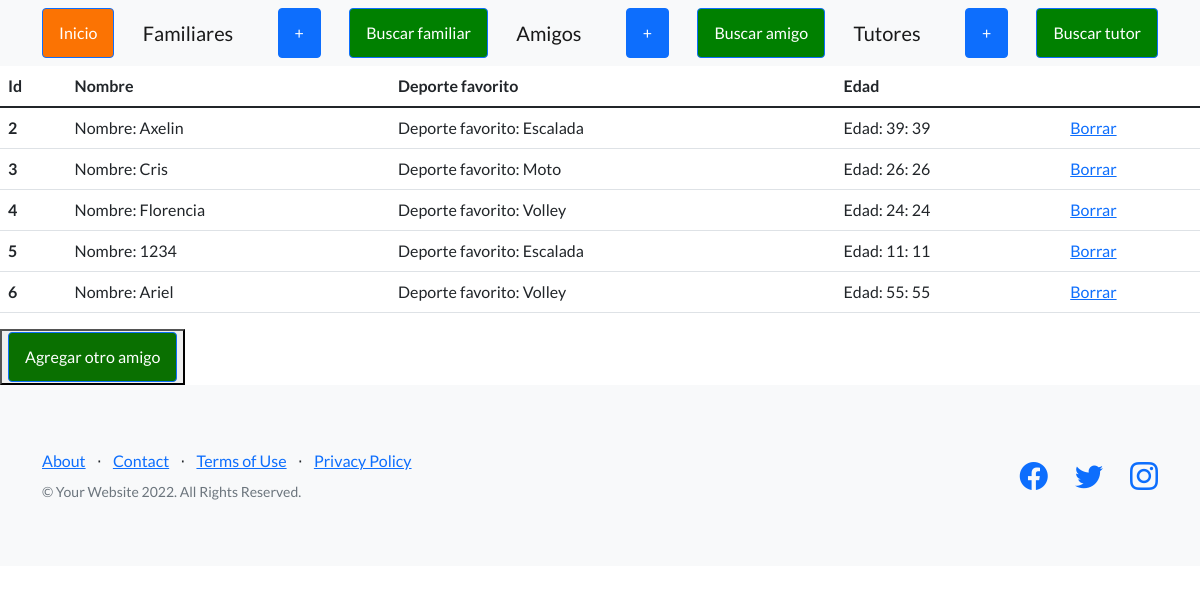
Page /Axel_app/lista_amigos on the earlier database version.
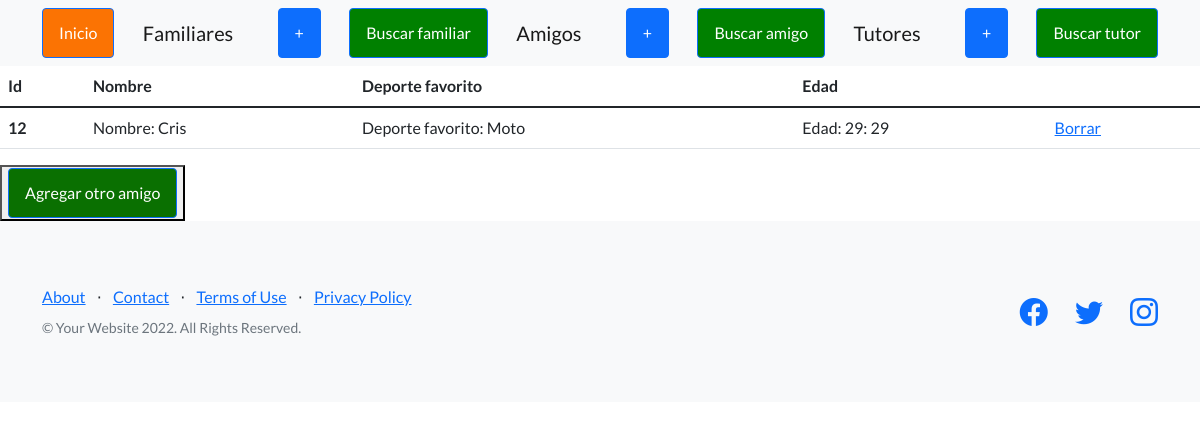
Same page on the later database version.
### Axel_app/models.py (models this page shows, shortened)
class Amigos(models.Model):
    nombre = models.CharField(max_length=30)
    deporte_favorito = models.CharField(max_length=30)
    edad = models.IntegerField()

### Axel_app/views.py (the view)
# urls.py: path("lista_amigos", views.lista_amigos, name='amigos'),
def lista_amigos(request):
    lista_amigos = Amigos.objects.all()
    datos_dicc_amigos = {"datos_amigos":lista_amigos}
    return render(request, "plantilla_amigos.html", datos_dicc_amigos)

### Axel_app/templates/plantilla_amigos.html (shortened to what this page needs)
{% extends "padre2.html" %}
{% load static %}
{% block contenido %}
<main>
    <table class="table">
        <thead>
          <tr>
            <th scope="col">Id</th>
            <th scope="col">Nombre</th>
            <th scope="col">Deporte favorito</th>
            <th scope="col">Edad</th>
          </tr>
        </thead>
        <tbody>
            <tr>
                {% for n in datos_amigos %}
                <th scope="row">{{n.id}}</th>
                <td>Nombre: {{n.nombre}} </td>
                <td>Deporte favorito: {{n.deporte_favorito}} </td>
                <td>Edad: {{n.edad}}: {{n.edad}} </td>
                <td><a href="{% url 'borrar_amigo' n.id %}">Borrar</a></td>
            </tr>
            {% endfor %}
        </tbody>
      </table>
    <button>
        <a class="btn btn-primary" href="{% url 'alta_amigos' %}" style="background-color: rgb(10, 112, 1);">Agregar otro amigo</a>
    </button>
</main>
{% endblock %}

### Axel_app/templates/padre2.html (shortened to what this page needs)
<!DOCTYPE html>
<html lang="en">
    <head>
        {% load static %}
        <link href="https://cdn.jsdelivr.net/npm/bootstrap-icons@1.5.0/font/bootstrap-icons.css" rel="stylesheet" type="text/css" />
        <link href="{% static 'Axel_app/css/styles.css' %}" rel="stylesheet" />
    </head>
    <body>
        <nav class="navbar navbar-light bg-light static-top">
            <div class="container">
                <a class="btn btn-primary" href="{% url 'inicio' %}" style="background-color: rgb(251, 115, 3);">Inicio</a>
                <a class="navbar-brand" href="{% url 'familiares' %}">Familiares</a>
                <a class="btn btn-primary" href="{% url 'alta_familiares' %}">+</a>
                <a class="btn btn-primary" href="{% url 'buscar_familiar' %}" style="background-color: green;">Buscar familiar</a>
                <a class="navbar-brand" href="{% url 'amigos' %}">Amigos</a>
                <a class="btn btn-primary" href="{% url 'alta_amigos' %}">+</a>
                <a class="btn btn-primary" href="{% url 'buscar_amigo' %}" style="background-color: green;">Buscar amigo</a>
                <a class="navbar-brand" href="{% url 'tutores' %}">Tutores</a>
                <a class="btn btn-primary" href="{% url 'alta_tutores' %}">+</a>
                <a class="btn btn-primary" href="{% url 'buscar_tutor' %}" style="background-color: green;">Buscar tutor</a>
            </div>
        </nav>
        {% block contenido %}
        {% endblock %}
        <footer class="footer bg-light">
            <div class="container">
                <div class="row">
                    <div class="col-lg-6 h-100 text-center text-lg-start my-auto">
                        <ul class="list-inline mb-2">
                            <li class="list-inline-item"><a href="#!">About</a></li>
                            <li class="list-inline-item">⋅</li>
                            <li class="list-inline-item"><a href="#!">Contact</a></li>
                            <li class="list-inline-item">⋅</li>
                            <li class="list-inline-item"><a href="#!">Terms of Use</a></li>
                            <li class="list-inline-item">⋅</li>
                            <li class="list-inline-item"><a href="#!">Privacy Policy</a></li>
                        </ul>
                        <p class="text-muted small mb-4 mb-lg-0">&copy; Your Website 2022. All Rights Reserved.</p>
                    </div>
                    <div class="col-lg-6 h-100 text-center text-lg-end my-auto">
                        <ul class="list-inline mb-0">
                            <li class="list-inline-item me-4">
                                <a href="#!"><i class="bi-facebook fs-3"></i></a>
                            </li>
                            <li class="list-inline-item me-4">
                                <a href="#!"><i class="bi-twitter fs-3"></i></a>
                            </li>
                            <li class="list-inline-item">
                                <a href="#!"><i class="bi-instagram fs-3"></i></a>
                            </li>
                        </ul>
                    </div>
                </div>
            </div>
        </footer>
    </body>
</html>

Differences in the rows shown:
removed Amigos: id "2", nombre "Axelin", deporte_favorito "Escalada", edad "39"
removed Amigos: id "3", nombre "Cris", deporte_favorito "Moto", edad "26"
removed Amigos: id "4", nombre "Florencia", deporte_favorito "Volley", edad "24"
removed Amigos: id "5", nombre "1234", deporte_favorito "Escalada", edad "11"
removed Amigos: id "6", nombre "Ariel", deporte_favorito "Volley", edad "55"
added Amigos: id "12", nombre "Cris", deporte_favorito "Moto", edad "29"
